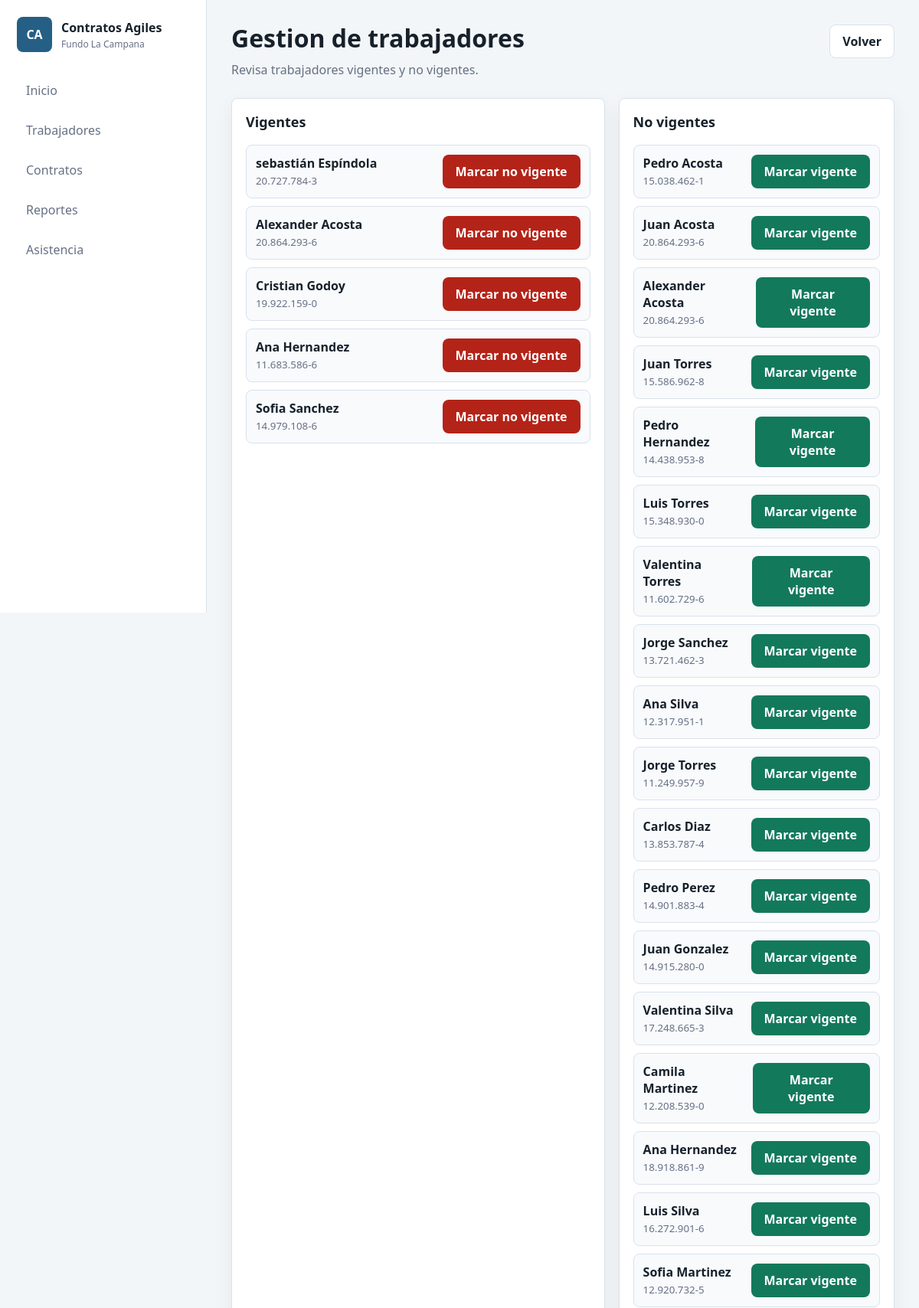
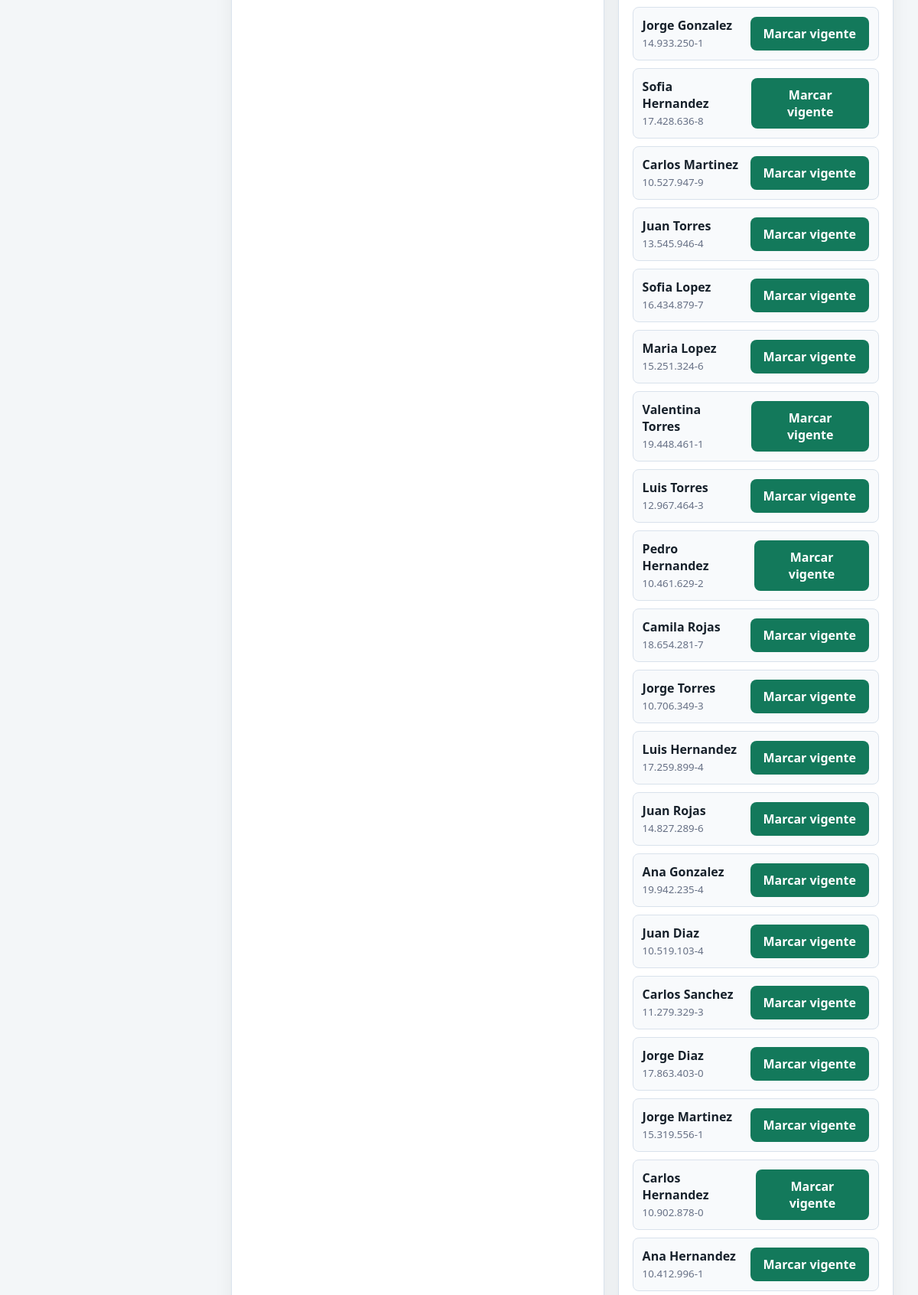
Page /proyectos/contratos-agiles/gestion_trabajadores/ (upper part) on the committed database (2 pictures, top to bottom).
### proyectos/contratos_agiles/models.py (models this page shows, shortened)
class trabajadores(models.Model):
    nombre = models.CharField(max_length=50)
    apellido = models.CharField(max_length=50)
    rut = models.CharField(max_length=50)
    direccion = models.CharField(max_length=50)
    telefono = models.CharField(max_length=50)
    afp = models.CharField(max_length=50)
    estado_civil = models.CharField(max_length=50)
    fecha_nacimiento = models.DateField()
    previcion_salud = models.CharField(max_length=50)
    foto = models.ImageField(upload_to="trabajadores", null=True, blank=True)
    correo = models.EmailField(max_length=50)
    sent = models.CharField(max_length=50, default="no_enviado")

### proyectos/contratos_agiles/views.py (the view)
def gestion_trabajadores(request):
    trabajadores_vigentes = trabajadores.objects.filter(
        cargo__vigente="Vigente"
    ).distinct()
    trabajadores_no_vigentes = trabajadores.objects.exclude(
        id__in=trabajadores_vigentes.values_list("id", flat=True)
    )
    return render(
        request,
        "contratos_agiles/gestion_trabajadores.html",
        {
            "trabajadores_vigentes": trabajadores_vigentes,
            "trabajadores_no_vigentes": trabajadores_no_vigentes,
        },
    )

### proyectos/contratos_agiles/templates/contratos_agiles/gestion_trabajadores.html (shortened to what this page needs)
{% extends 'contratos_agiles/base.html' %}
{% block content %}
<header class="page-header">
    <div>
        <h1>Gestion de trabajadores</h1>
        <p>Revisa trabajadores vigentes y no vigentes.</p>
    </div>
    <a class="btn secondary" href="{% url 'contratos_agiles:menu_trabajadores' %}">Volver</a>
</header>
<section class="grid content-grid">
    <article class="card">
        <div class="card-header"><h2>Vigentes</h2></div>
        <div class="card-body list">
            {% for trabajador in trabajadores_vigentes %}
                <div class="list-row">
                    <div><strong>{{ trabajador.nombre }} {{ trabajador.apellido }}</strong><br><small>{{ trabajador.rut }}</small></div>
                    <form action="{% url 'contratos_agiles:cambiar_vigencia' trabajador.id %}" method="post">
                        <button type="submit" class="btn danger">Marcar no vigente</button>
                    </form>
                </div>
            {% empty %}
                <p class="empty-state">No hay trabajadores vigentes.</p>
            {% endfor %}
        </div>
    </article>
    <article class="card">
        <div class="card-header"><h2>No vigentes</h2></div>
        <div class="card-body list">
            {% for trabajador in trabajadores_no_vigentes %}
                <div class="list-row">
                    <div><strong>{{ trabajador.nombre }} {{ trabajador.apellido }}</strong><br><small>{{ trabajador.rut }}</small></div>
                    <form action="{% url 'contratos_agiles:cambiar_vigencia' trabajador.id %}" method="post">
                        <button type="submit" class="btn success">Marcar vigente</button>
                    </form>
                </div>
            {% empty %}
                <p class="empty-state">No hay trabajadores no vigentes.</p>
            {% endfor %}
        </div>
    </article>
</section>
{% endblock %}

### proyectos/contratos_agiles/static/contratos_agiles/css/app.css (style rules this page uses)
:root { --bg: #f3f6f8; --surface: #ffffff; --surface-soft: #f8fafc; --text: #17212b; --muted: #667085; --line: #d9e2ec; --primary: #255f85; --primary-dark: #1d4b69; --accent: #e0a91b; --danger: #b42318; --success: #13795b; --shadow: 0 18px 45px rgba(16, 24, 40, 0.10); --radius: 8px; }
* { box-sizing: border-box; }
body { margin: 0; min-height: 100vh; background: var(--bg); color: var(--text); font-family: "Segoe UI", Arial, sans-serif; }
a { color: inherit; text-decoration: none; }
button, input, select, textarea { font: inherit; }
.auth-copy h1, .page-header h1 { margin: 0; font-size: 32px; line-height: 1.15; letter-spacing: 0; }
.auth-copy p, .page-header p { margin: 10px 0 0; color: var(--muted); line-height: 1.55; }
.page-header { display: flex; align-items: flex-start; justify-content: space-between; gap: 18px; margin-bottom: 24px; }
.btn, .button, button.btn { display: inline-flex; align-items: center; justify-content: center; min-height: 42px; padding: 10px 16px; border: 1px solid transparent; border-radius: var(--radius); background: var(--primary); color: #fff; cursor: pointer; font-weight: 700; text-align: center; }
.btn.secondary, .button.secondary { background: #fff; border-color: var(--line); color: var(--text); }
.btn.danger { background: var(--danger); }
.btn.success { background: var(--success); }
.grid { display: grid; gap: 18px; }
.content-grid { grid-template-columns: minmax(0, 1.15fr) minmax(320px, 0.85fr); }
.card { border: 1px solid var(--line); border-radius: var(--radius); background: var(--surface); box-shadow: 0 8px 24px rgba(16, 24, 40, 0.06); }
.card-header { display: flex; align-items: center; justify-content: space-between; gap: 14px; padding: 18px 18px 0; }
.card h2, .card h3 { margin: 0; font-size: 18px; }
.card-body { padding: 18px; }
.list { display: grid; gap: 10px; }
.list-row { display: flex; align-items: center; justify-content: space-between; gap: 14px; padding: 12px; border: 1px solid var(--line); border-radius: var(--radius); background: var(--surface-soft); }
.list-row small, .muted { color: var(--muted); }

### rows in the picture
trabajadores: nombre "sebastián", apellido "Espíndola", rut "20.727.784-3"
trabajadores: nombre "Alexander", apellido "Acosta", rut "20.864.293-6"
trabajadores: nombre "Cristian", apellido "Godoy", rut "19.922.159-0"
trabajadores: nombre "Ana", apellido "Hernandez", rut "11.683.586-6"
trabajadores: nombre "Sofia", apellido "Sanchez", rut "14.979.108-6"
trabajadores: nombre "Pedro", apellido "Acosta", rut "15.038.462-1"
trabajadores: nombre "Juan", apellido "Acosta", rut "20.864.293-6"
trabajadores: nombre "Alexander", apellido "Acosta", rut "20.864.293-6"
trabajadores: nombre "Juan", apellido "Torres", rut "15.586.962-8"
trabajadores: nombre "Pedro", apellido "Hernandez", rut "14.438.953-8"
trabajadores: nombre "Luis", apellido "Torres", rut "15.348.930-0"
trabajadores: nombre "Valentina", apellido "Torres", rut "11.602.729-6"
trabajadores: nombre "Jorge", apellido "Sanchez", rut "13.721.462-3"
trabajadores: nombre "Ana", apellido "Silva", rut "12.317.951-1"
trabajadores: nombre "Jorge", apellido "Torres", rut "11.249.957-9"
trabajadores: nombre "Carlos", apellido "Diaz", rut "13.853.787-4"
trabajadores: nombre "Pedro", apellido "Perez", rut "14.901.883-4"
trabajadores: nombre "Juan", apellido "Gonzalez", rut "14.915.280-0"
trabajadores: nombre "Valentina", apellido "Silva", rut "17.248.665-3"
trabajadores: nombre "Camila", apellido "Martinez", rut "12.208.539-0"
trabajadores: nombre "Ana", apellido "Hernandez", rut "18.918.861-9"
trabajadores: nombre "Luis", apellido "Silva", rut "16.272.901-6"
trabajadores: nombre "Sofia", apellido "Martinez", rut "12.920.732-5"
trabajadores: nombre "Jorge", apellido "Gonzalez", rut "14.933.250-1"
trabajadores: nombre "Sofia", apellido "Hernandez", rut "17.428.636-8"
trabajadores: nombre "Carlos", apellido "Martinez", rut "10.527.947-9"
trabajadores: nombre "Juan", apellido "Torres", rut "13.545.946-4"
trabajadores: nombre "Sofia", apellido "Lopez", rut "16.434.879-7"
trabajadores: nombre "Maria", apellido "Lopez", rut "15.251.324-6"
trabajadores: nombre "Valentina", apellido "Torres", rut "19.448.461-1"
trabajadores: nombre "Luis", apellido "Torres", rut "12.967.464-3"
trabajadores: nombre "Pedro", apellido "Hernandez", rut "10.461.629-2"
trabajadores: nombre "Camila", apellido "Rojas", rut "18.654.281-7"
trabajadores: nombre "Jorge", apellido "Torres", rut "10.706.349-3"
trabajadores: nombre "Luis", apellido "Hernandez", rut "17.259.899-4"
trabajadores: nombre "Juan", apellido "Rojas", rut "14.827.289-6"
trabajadores: nombre "Ana", apellido "Gonzalez", rut "19.942.235-4"
trabajadores: nombre "Juan", apellido "Diaz", rut "10.519.103-4"
trabajadores: nombre "Carlos", apellido "Sanchez", rut "11.279.329-3"
trabajadores: nombre "Jorge", apellido "Diaz", rut "17.863.403-0"
trabajadores: nombre "Jorge", apellido "Martinez", rut "15.319.556-1"
trabajadores: nombre "Carlos", apellido "Hernandez", rut "10.902.878-0"
trabajadores: nombre "Ana", apellido "Hernandez", rut "10.412.996-1"
